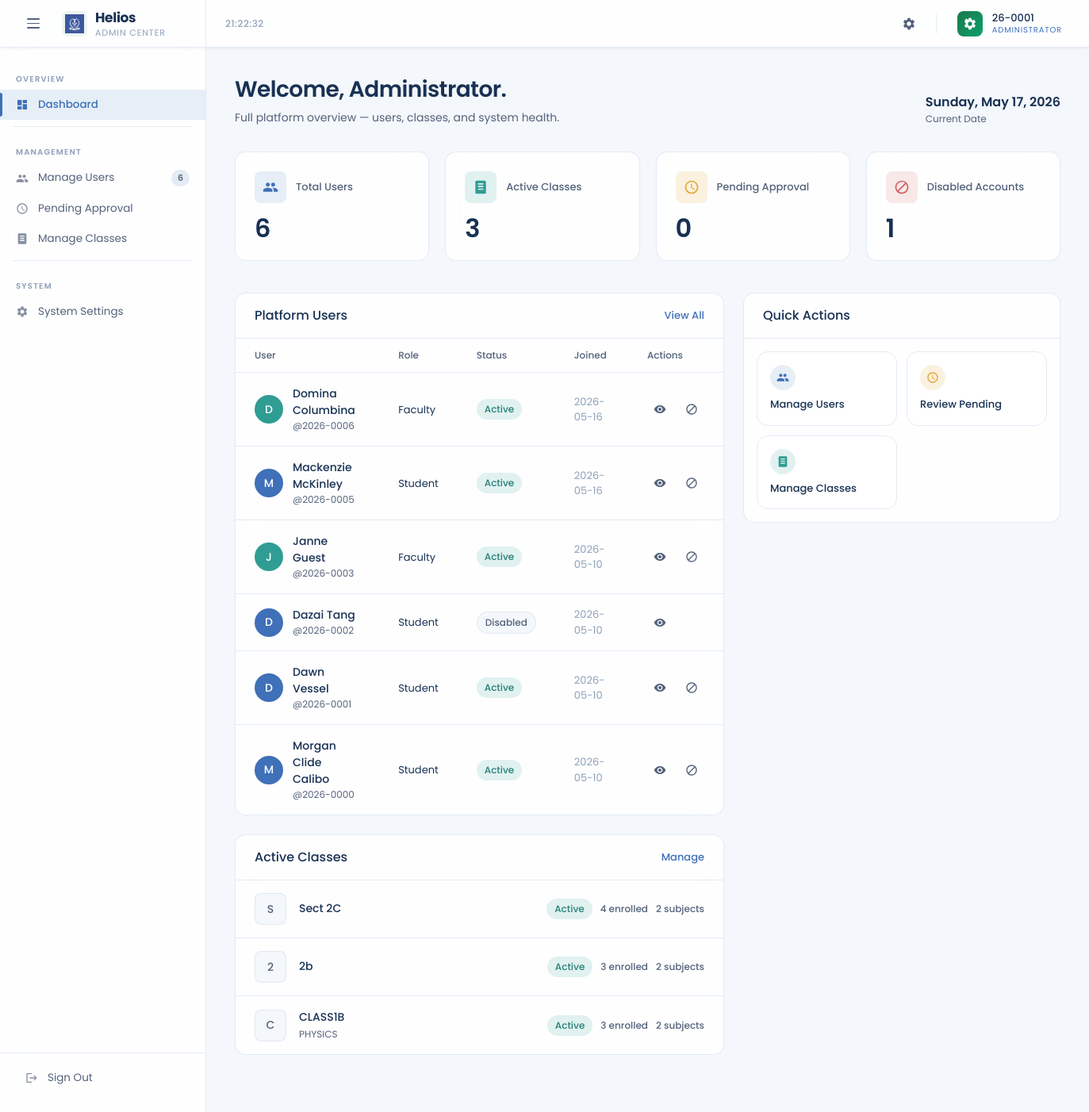
/dashboard_admin.php (signed in), run on an earlier commit of the app's database.
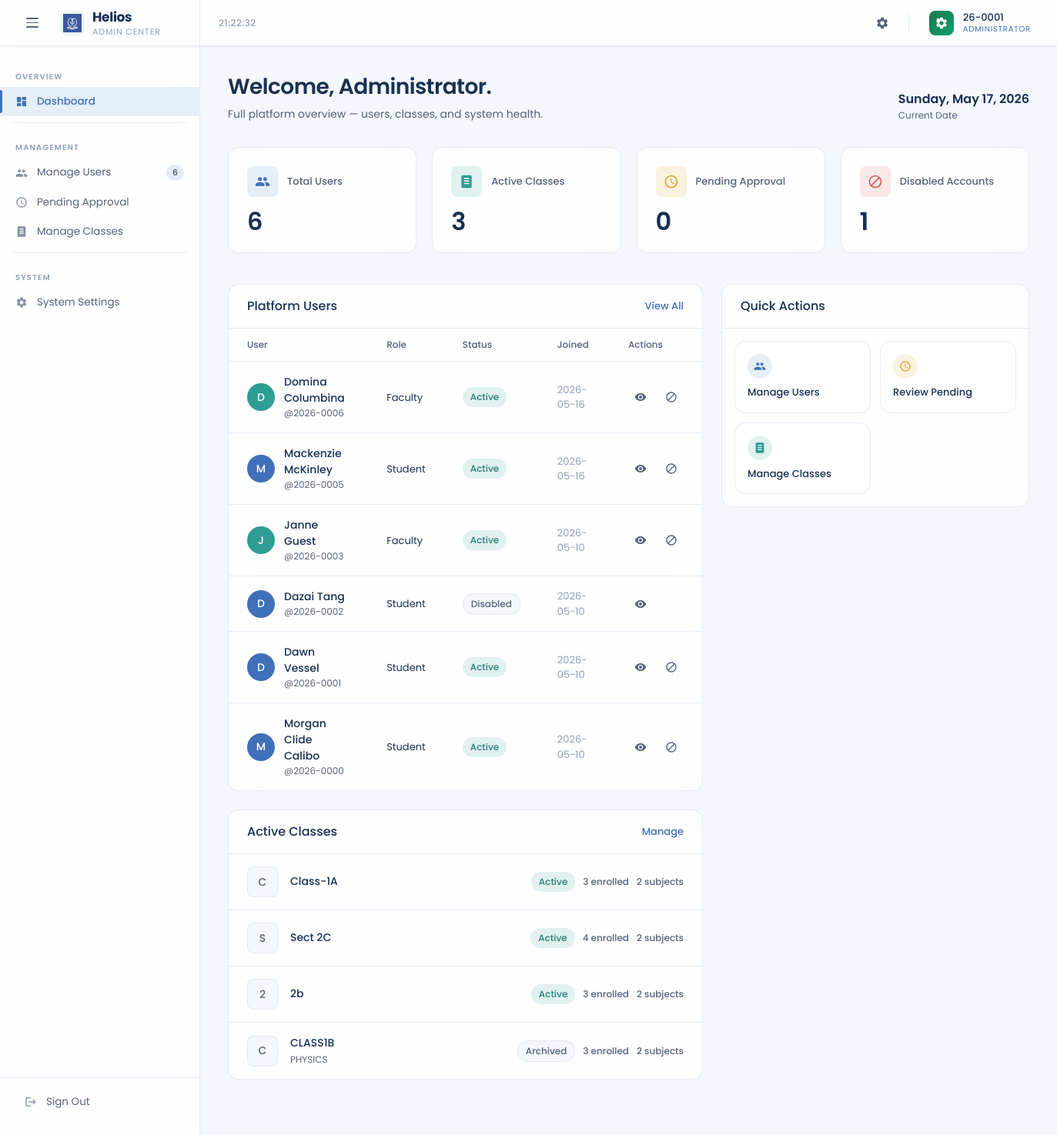
And on a later commit of the database.
### tables this page shows
CREATE TABLE `users` (
  `id` int(10) UNSIGNED NOT NULL,
  `request_id` varchar(20) NOT NULL COMMENT 'Temp registration ID (REQ-XXXXXXXX), kept for audit trail',
  `authorized_person_id` varchar(36) DEFAULT NULL,
  `firstname` varchar(100) NOT NULL,
  `lastname` varchar(100) NOT NULL,
  `fullname` varchar(201) NOT NULL,
  `phonenumber` varchar(255) NOT NULL COMMENT 'Encrypted at application layer',
  `username` varchar(10) NOT NULL COMMENT 'Permanent ID — YY-XXXX format — set once on approval, NEVER updated',
  `email` varchar(255) NOT NULL COMMENT 'Encrypted at application layer',
  `password` varchar(255) DEFAULT NULL COMMENT 'bcrypt hash — NULL until approved',
  `role` enum('student','faculty','admin') NOT NULL,
  `status` enum('pending','active','disabled') NOT NULL DEFAULT 'pending',
  `activation_request` tinyint(1) NOT NULL DEFAULT 1,
  `registered_at` datetime NOT NULL DEFAULT current_timestamp(),
  `activated_at` datetime DEFAULT NULL COMMENT 'Set when admin approves the account',
  `must_change_password` tinyint(1) NOT NULL DEFAULT 0,
  `temp_password_expires_at` int(11) DEFAULT NULL,
  `disabled_reason` varchar(100) DEFAULT NULL,
  `disabled_at` datetime DEFAULT NULL,
  `otp` varchar(6) DEFAULT NULL,
  `otp_expiry` int(11) DEFAULT NULL,
  `disabled_by` varchar(100) DEFAULT NULL,
  `enabled_by` varchar(100) DEFAULT NULL,
  `enabled_at` datetime DEFAULT NULL,
  `password_changed_at` datetime DEFAULT NULL
);

CREATE TABLE `classes` (
  `id` varchar(20) NOT NULL,
  `name` varchar(200) NOT NULL,
  `subject` varchar(200) NOT NULL,
  `description` text DEFAULT NULL,
  `status` enum('active','archived') NOT NULL DEFAULT 'active',
  `created_at` datetime NOT NULL DEFAULT current_timestamp()
);

### dashboard_admin.php (the view, shortened to what this page needs)
<?php
$usernameRaw = $_SESSION['username'];
$username = htmlspecialchars($usernameRaw);
require_once 'db.php';
$allUsers = $pdo->query("
    SELECT username, fullname, role, status,
           DATE(activated_at) as joined
      FROM users
     WHERE role != 'admin'
     ORDER BY registered_at DESC
")->fetchAll();
$allClasses = $pdo->query("
    SELECT c.id, c.name, c.subject, c.status, c.created_at,
           COUNT(DISTINCT cm.username) as member_count,
           COUNT(DISTINCT s.id) as subject_count
      FROM classes c
      LEFT JOIN class_members cm ON cm.class_id = c.id
      LEFT JOIN subjects s ON s.class_id = c.id
     GROUP BY c.id, c.name, c.subject, c.status, c.created_at
     ORDER BY c.created_at DESC
")->fetchAll();
$totalUsers    = count($allUsers);
$pendingCount  = count(array_filter($allUsers, fn($u) => $u['status'] === 'pending'));
$disabledCount = count(array_filter($allUsers, fn($u) => $u['status'] === 'disabled'));
$activeClasses = count(array_filter($allClasses, fn($c) => ($c['status'] ?? '') === 'active'));
$recentUsers  = array_slice($allUsers, 0, 6);
?>
<!DOCTYPE html>
<html lang="en">
<head>
</head>
<body>
<header class="topbar">
    <div class="topbar-brand">
        <button class="menu-toggle" id="menuToggle" aria-label="Toggle menu">
            <span></span><span></span><span></span>
        </button>
        <div class="brand-icon">
            <img class="brand-logo-img brand-logo-light" src="img/Light Icon.png" alt="Helios University">
        </div>
        <div class="brand-wordmark">Helios<span>Admin Center</span></div>
    </div>
    <div class="topbar-center">
        <span class="topbar-clock" id="liveClock"></span>
    </div>
    <div class="topbar-right">
        <a href="role_admin_systemSettings.php" class="topbar-icon-btn" title="System Settings" aria-label="System settings">
            <svg><use href="#ic-settings"></use></svg>
        </a>
        <button type="button" class="avatar-btn" id="accountButton" title="Account" aria-haspopup="dialog" aria-expanded="false">
            <div class="avatar-circle"></div>
            <div class="avatar-meta">
                <div class="avatar-name"><?= htmlspecialchars($username) ?></div>
                <div class="avatar-role">Administrator</div>
            </div>
        </button>
    </div>
</header>
<div class="body-wrap">
    <nav class="sidebar" id="sidebar">
        <div class="nav-section-label">Overview</div>
        <a href="dashboard_admin.php" class="nav-link active">
            <svg><use href="#ic-dashboard"></use></svg> Dashboard
        </a>
        <div class="nav-divider"></div>
        <div class="nav-section-label">Management</div>
        <a href="role_admin_manageUsers.php" class="nav-link">
            <svg><use href="#ic-users"></use></svg> Manage Users
            <?php if($totalUsers > 0): ?><span class="nav-badge dim"><?= $totalUsers ?></span><?php endif; ?>
        </a>
        <a href="pending_approval.php" class="nav-link">
            <svg><use href="#ic-pending"></use></svg> Pending Approval
        </a>
        <a href="role_admin_manageClasses.php" class="nav-link">
            <svg><use href="#ic-class"></use></svg> Manage Classes
        </a>
        <div class="nav-divider"></div>
        <div class="nav-section-label">System</div>
        <a href="role_admin_systemSettings.php" class="nav-link">
            <svg><use href="#ic-settings"></use></svg> System Settings
        </a>
        <div class="sidebar-footer">
            <a href="logout.php" class="nav-link">
                <svg><use href="#ic-logout"></use></svg> Sign Out
            </a>
        </div>
    </nav>
    <main class="main" id="mainContent">
        <div class="page-header">
            <div>
                <h1 class="page-title">Welcome, Administrator.</h1>
                <p class="page-subtitle">Full platform overview — users, classes, and system health.</p>
            </div>
            <div>
                <div class="page-date" id="currentDate"></div>
                <div class="page-date-sub">Current Date</div>
            </div>
        </div>
        <div class="kpi-strip">
            <div class="kpi-card blue">
                <div class="kpi-header">
                    <div class="kpi-icon"><svg><use href="#ic-users"></use></svg></div>
                    <div class="kpi-label">Total Users</div>
                </div>
                <div class="kpi-value"><?= $totalUsers ?></div>
            </div>
            <div class="kpi-card green">
                <div class="kpi-header">
                    <div class="kpi-icon"><svg><use href="#ic-class"></use></svg></div>
                    <div class="kpi-label">Active Classes</div>
                </div>
                <div class="kpi-value"><?= $activeClasses ?></div>
            </div>
            <div class="kpi-card yellow">
                <div class="kpi-header">
                    <div class="kpi-icon"><svg><use href="#ic-pending"></use></svg></div>
                    <div class="kpi-label">Pending Approval</div>
                </div>
                <div class="kpi-value"><?= $pendingCount ?></div>
            </div>
            <div class="kpi-card red">
                <div class="kpi-header">
                    <div class="kpi-icon"><svg><use href="#ic-block"></use></svg></div>
                    <div class="kpi-label">Disabled Accounts</div>
                </div>
                <div class="kpi-value"><?= $disabledCount ?></div>
            </div>
        </div>
        <div class="content-grid">
            <div>
                <div class="panel">
                    <div class="panel-header">
                        <div class="panel-title">Platform Users</div>
                        <a href="role_admin_manageUsers.php" class="panel-action">View All</a>
                    </div>
                    <div class="table-wrap">
                        <table class="table">
                            <thead>
                                <tr>
                                    <th>User</th>
                                    <th>Role</th>
                                    <th>Status</th>
                                    <th>Joined</th>
                                    <th>Actions</th>
                                </tr>
                            </thead>
                            <tbody>
                                <?php foreach($recentUsers as $u):
                                    $uRole    = $u['role']     ?? 'student';
                                    $uStatus  = $u['status']   ?? 'active';
                                    $uName    = $u['fullname'] ?? $u['username'] ?? '';
                                    $uUser    = $u['username'] ?? '';
                                    $uJoined  = $u['joined']   ?? '—';
                                    $avatarClass = $uRole === 'faculty' ? 'f' : ($uRole === 'admin' ? 'a' : 's');
                                    $initLetter  = strtoupper(substr($uName, 0, 1));
                                ?>
                                <tr>
                                    <td>
                                        <div class="user-cell">
                                            <div class="user-avatar <?= $avatarClass ?>"><?= $initLetter ?></div>
                                            <div>
                                                <div class="user-name"><?= htmlspecialchars($uName) ?></div>
                                                <div class="user-handle">@<?= htmlspecialchars($uUser) ?></div>
                                            </div>
                                        </div>
                                    </td>
                                    <td><span class="role-text"><?= htmlspecialchars($uRole) ?></span></td>
                                    <td><span class="status-chip <?= $uStatus ?>"><?= htmlspecialchars($uStatus) ?></span></td>
                                    <td style="color:var(--text-muted); font-size:13px;"><?= htmlspecialchars($uJoined) ?></td>
                                    <td>
                                        <div class="action-btns">
                                            <a href="role_admin_manageUsers.php?user=<?= urlencode($uUser) ?>" class="btn-icon" title="View"><svg><use href="#ic-eye"></use></svg></a>
                                            <?php if($uStatus !== 'disabled'): ?>
                                                <a href="role_admin_manageUsers.php?user=<?= urlencode($uUser) ?>" class="btn-icon" title="Disable"><svg><use href="#ic-block"></use></svg></a>
                                            <?php endif; ?>
                                        </div>
                                    </td>
                                </tr>
                                <?php endforeach; ?>
                            </tbody>
                        </table>
                    </div>
                </div>
                <div class="panel">
                    <div class="panel-header">
                        <div class="panel-title">Active Classes</div>
                        <a href="role_admin_manageClasses.php" class="panel-action">Manage</a>
                    </div>
                    <div>
                        <?php foreach(array_slice($allClasses, 0, 4) as $cls):
                            $cName    = $cls['name']    ?? 'Untitled';
                            $cSubj    = $cls['subject'] ?? '';
                            $cMembers = (int)($cls['member_count'] ?? 0);
                            $cSubjects = (int)($cls['subject_count'] ?? 0);
                            $cStatus  = $cls['status'] ?? 'active';
                            $cLetter  = strtoupper(substr($cName, 0, 1));
                        ?>
                        <div class="list-item">
                            <div class="list-icon"><?= $cLetter ?></div>
                            <div class="list-content">
                                <div class="list-title"><?= htmlspecialchars($cName) ?></div>
                                <div class="list-sub"><?= htmlspecialchars($cSubj) ?></div>
                            </div>
                            <div class="class-summary-meta">
                                <span class="status-chip <?= htmlspecialchars($cStatus) ?>"><?= htmlspecialchars($cStatus) ?></span>
                                <span class="class-summary-count"><?= $cMembers ?> enrolled</span>
                                <span class="class-summary-count"><?= $cSubjects ?> subject<?= $cSubjects === 1 ? '' : 's' ?></span>
                            </div>
                        </div>
                        <?php endforeach; ?>
                    </div>
                </div>
            </div>
            <div>
                <div class="panel">
                    <div class="panel-header">
                        <div class="panel-title">Quick Actions</div>
                    </div>
                    <div class="quick-actions">
                        <a href="role_admin_manageUsers.php" class="qa-card">
                            <div class="qa-icon"><svg><use href="#ic-users"></use></svg></div>
                            <div class="qa-title">Manage Users</div>
                        </a>
                        <a href="pending_approval.php" class="qa-card">
                            <div class="qa-icon" style="color:var(--accent-yellow); background:var(--accent-yellow-dim);"><svg><use href="#ic-pending"></use></svg></div>
                            <div class="qa-title">Review Pending</div>
                        </a>
                        <a href="role_admin_manageClasses.php" class="qa-card">
                            <div class="qa-icon" style="color:var(--accent-green); background:var(--accent-green-dim);"><svg><use href="#ic-class"></use></svg></div>
                            <div class="qa-title">Manage Classes</div>
                        </a>
                    </div>
                </div>
            </div>
        </div>
    </main>
</div>
</body>
</html>

What changed in the data, as far as the page shows it:
added classes: name "C", name "Class-1A", status "Active", cMembers "3", cSubjects "2"
changed classes "CLASS1B": status "Active" → "Archived"
